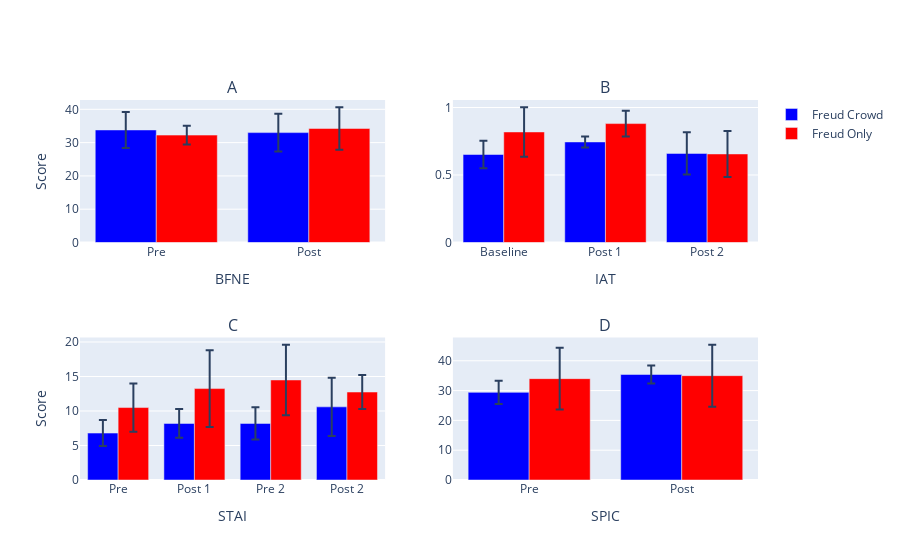

Notebook cell for this chart:
### Code cell
figmult = make_subplots(rows=2, cols=2, subplot_titles=('A', 'B', 'C', 'D'))
# bfne
figmult.add_trace(go.Bar(
    name='Freud Crowd',
    x=['Pre', 'Post'], 
    y=[33.80, 33.00],
    error_y=dict(type='data', array=[5.43, 5.70]), marker_color='blue'), 1,1)
figmult.add_trace(go.Bar(
    name='Freud Only',
    x=['Pre', 'Post'], 
    y=[32.25, 34.25],
    error_y=dict(type='data', array=[2.839, 6.408]), marker_color='red'), 1,1)
# IAT
figmult.add_trace(go.Bar(
    name='Freud Crowd',
    x=['Baseline', 'Post 1', 'Post 2'], 
    y=[0.652, 0.745, 0.660],
    error_y=dict(type='data', array=[0.102, 0.041, 0.156]), marker_color='blue', showlegend=False), 1,2)
figmult.add_trace(go.Bar(
    name='Freud Only',
    x=['Baseline', 'Post 1', 'Post 2'], 
    y=[0.819, 0.881, 0.656],
    error_y=dict(type='data', array=[0.184, 0.095, 0.170]), marker_color='red', showlegend=False), 1,2)
# STAI
figmult.add_trace(go.Bar(
    name='Freud Crowd',
    x=['Pre', 'Post 1', 'Pre 2', 'Post 2'], 
    y=[6.8, 8.20, 8.2, 10.60],
    error_y=dict(type='data', array=[1.881, 2.083, 2.332, 4.238]), marker_color='blue',
    showlegend=False
), 2,1)
figmult.add_trace(go.Bar(
    name='Freud Only',
    x=['Pre', 'Post 1', 'Pre 2', 'Post 2'], 
    y=[10.5, 13.25, 14.5, 12.75],
    error_y=dict(type='data', array=[3.500, 5.573, 5.123, 2.462]), marker_color='red',
    showlegend=False
), 2,1)
# SPIC
figmult.add_trace(go.Bar(
    name='Freud Crowd',
    x=['Pre', 'Post'], 
    y=[29.4, 35.4],
    error_y=dict(type='data', array=[3.881, 3.043]),
    marker_color='blue', showlegend=False
), 2,2)
figmult.add_trace(go.Bar(
    name='Freud Only',
    x=['Pre', 'Post'], 
    y=[34.0, 35.0],
    error_y=dict(type='data', array=[10.352, 10.416]),
    marker_color='red', showlegend=False
), 2,2)
figmult.update_yaxes(title_text="Score", row=1, col=1)
figmult.update_yaxes(title_text="Score", row=2, col=1)
figmult.update_xaxes(title_text='BFNE', row=1, col=1)
figmult.update_xaxes(title_text='IAT', row=1, col=2)
figmult.update_xaxes(title_text='STAI', row=2, col=1)
figmult.update_xaxes(title_text='SPIC', row=2, col=2)
#figmult.write_image('rawsubplots.png');
figmult.show()

### Figure 1 — Plotly figure (JSON) as saved in the notebook; plotly's stock layout.template omitted (floating-point values rounded to 4 significant figures)
{"data": [{"error_y": {"array": [5.43, 5.7], "type": "data"}, "marker": {"color": "blue"}, "name": "Freud Crowd", "type": "bar", "x": ["Pre", "Post"], "xaxis": "x", "y": [33.8, 33], "yaxis": "y"}, {"error_y": {"array": [2.839, 6.408], "type": "data"}, "marker": {"color": "red"}, "name": "Freud Only", "type": "bar", "x": ["Pre", "Post"], "xaxis": "x", "y": [32.25, 34.25], "yaxis": "y"}, {"error_y": {"array": [0.102, 0.041, 0.156], "type": "data"}, "marker": {"color": "blue"}, "name": "Freud Crowd", "showlegend": false, "type": "bar", "x": ["Baseline", "Post 1", "Post 2"], "xaxis": "x2", "y": [0.652, 0.745, 0.66], "yaxis": "y2"}, {"error_y": {"array": [0.184, 0.095, 0.17], "type": "data"}, "marker": {"color": "red"}, "name": "Freud Only", "showlegend": false, "type": "bar", "x": ["Baseline", "Post 1", "Post 2"], "xaxis": "x2", "y": [0.819, 0.881, 0.656], "yaxis": "y2"}, {"error_y": {"array": [1.881, 2.083, 2.332, 4.238], "type": "data"}, "marker": {"color": "blue"}, "name": "Freud Crowd", "showlegend": false, "type": "bar", "x": ["Pre", "Post 1", "Pre 2", "Post 2"], "xaxis": "x3", "y": [6.8, 8.2, 8.2, 10.6], "yaxis": "y3"}, {"error_y": {"array": [3.5, 5.573, 5.123, 2.462], "type": "data"}, "marker": {"color": "red"}, "name": "Freud Only", "showlegend": false, "type": "bar", "x": ["Pre", "Post 1", "Pre 2", "Post 2"], "xaxis": "x3", "y": [10.5, 13.25, 14.5, 12.75], "yaxis": "y3"}, {"error_y": {"array": [3.881, 3.043], "type": "data"}, "marker": {"color": "blue"}, "name": "Freud Crowd", "showlegend": false, "type": "bar", "x": ["Pre", "Post"], "xaxis": "x4", "y": [29.4, 35.4], "yaxis": "y4"}, {"error_y": {"array": [10.35, 10.42], "type": "data"}, "marker": {"color": "red"}, "name": "Freud Only", "showlegend": false, "type": "bar", "x": ["Pre", "Post"], "xaxis": "x4", "y": [34, 35], "yaxis": "y4"}], "layout": {"annotations": [{"font": {"size": 16}, "showarrow": false, "text": "A", "x": 0.225, "xanchor": "center", "xref": "paper", "y": 1, "yanchor": "bottom", "yref": "paper"}, {"font": {"size": 16}, "showarrow": false, "text": "B", "x": 0.775, "xanchor": "center", "xref": "paper", "y": 1, "yanchor": "bottom", "yref": "paper"}, {"font": {"size": 16}, "showarrow": false, "text": "C", "x": 0.225, "xanchor": "center", "xref": "paper", "y": 0.375, "yanchor": "bottom", "yref": "paper"}, {"font": {"size": 16}, "showarrow": false, "text": "D", "x": 0.775, "xanchor": "center", "xref": "paper", "y": 0.375, "yanchor": "bottom", "yref": "paper"}], "xaxis": {"anchor": "y", "domain": [0, 0.45], "title": {"text": "BFNE"}}, "xaxis2": {"anchor": "y2", "domain": [0.55, 1], "title": {"text": "IAT"}}, "xaxis3": {"anchor": "y3", "domain": [0, 0.45], "title": {"text": "STAI"}}, "xaxis4": {"anchor": "y4", "domain": [0.55, 1], "title": {"text": "SPIC"}}, "yaxis": {"anchor": "x", "domain": [0.625, 1], "title": {"text": "Score"}}, "yaxis2": {"anchor": "x2", "domain": [0.625, 1]}, "yaxis3": {"anchor": "x3", "domain": [0, 0.375], "title": {"text": "Score"}}, "yaxis4": {"anchor": "x4", "domain": [0, 0.375]}}}
